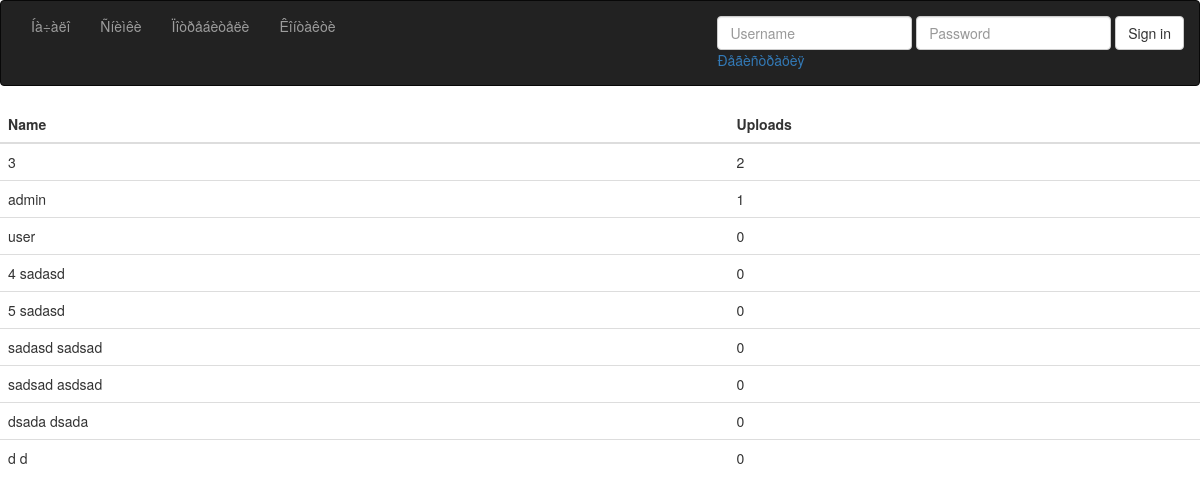
/users/index, run on the app's committed database.
### tables this page shows
CREATE TABLE `users` (
  `id` int(11) unsigned NOT NULL AUTO_INCREMENT,
  `username` varchar(50) DEFAULT NULL,
  `password` varchar(32) DEFAULT NULL,
  `date_created` datetime DEFAULT NULL,
  `date_updated` datetime DEFAULT NULL,
  `deleted` tinyint(1) DEFAULT '0',
  `admin` tinyint(1) DEFAULT '0',
  `first_name` varchar(255) DEFAULT NULL,
  `last_name` varchar(255) DEFAULT NULL,
  `phone` varchar(255) DEFAULT NULL,
  `email` varchar(255) DEFAULT NULL,
  `address` varchar(255) DEFAULT NULL,
  `city` varchar(255) DEFAULT NULL,
  `state` varchar(255) DEFAULT NULL,
  `number_of_posts` int(11) NOT NULL DEFAULT '0',
  PRIMARY KEY (`id`),
  UNIQUE KEY `username` (`username`) USING BTREE
);

### app/core/Controller.php (called while the page is built, shortened)
<?php
Class BaseController{
	public function model($name){
		return new $model();
	}
	public function view($name, $data = array()){
		require_once '../app/views/' . $name . '.php';
	}
}

### app/controllers/users.php (called while the page is built, shortened)
<?php
Class users extends BaseController {
    public function index($params = '') {
        $user = $this->model('users');
        $data['vars']['count'] = $user->count('*', array( 'deleted=0' ));
        if (!empty($params) and $params > 0)  $start = $params * 10 - 10;
        else $start = 0;
        if ($data['vars']['count'] % 10 > 0) $limit = intval($data['vars']['count'] / 10) + 1;
        else $limit = $data['vars']['count'] % 10;
        $data['res'] = $user->selectAll('*', array( 'deleted=0' ), array( 'number_of_posts desc' ), 10, $start);
        $data['vars']['page'] = $params;
        $data['vars']['limit'] = $limit;
        $this->view('users/index', $data);
    }
}

### app/core/App.php (called while the page is built, shortened)
<?php
Class App{
	protected $method = 'index';
	public function __construct(){
		$url = $this->prepareURL();
		if(file_exists('../app/controllers/'.$url[0].'.php')){
			unset($url[0]);
		}
		$this->controller = new $this->controller;
		if(isset($url[1])){
			if(method_exists($this->controller, $url[1])){
				$this->method = $url[1];
				unset($url[1]);
			}
		}
		$this->params = $url ? array_values($url) : array();
		call_user_func_array(array($this->controller, $this->method), $this->params);
	}
	public function prepareURL(){
		if(isset($_GET['route'])){
			return explode('/', filter_var(rtrim($_GET['route'], '/'), FILTER_SANITIZE_URL));
		}
	}
}

### www/index.php (called while the page is built, shortened)
<?php
require_once '../app/core/App.php';
require_once '../app/core/Controller.php';
require_once '../app/core/Model.php';
$app = new App();

### app/core/Model.php (called while the page is built, shortened)
<?php
class BaseModel {
    private $db;
	public function __construct(){
		$this->dsn =  "mysql:dbname=".DBNAME.";host=".DBHOST;
		$this->username = DBUSER;
		$this->password = DBPASS;
	}
    public function conn() {
        if (!$this->db instanceof PDO) {
            $this->db
                    = new PDO($this->dsn, $this->username, $this->password, array(PDO::MYSQL_ATTR_INIT_COMMAND => "SET NAMES utf8"));
            $this->db->setAttribute(PDO::ATTR_ERRMODE, PDO::ERRMODE_EXCEPTION);
            $this->db->setAttribute(PDO::ATTR_EMULATE_PREPARES, TRUE);
        }
    }
    public function selectAll($columns = '*', $where = NULL, $orderby = NULL, $limit = NULL, $start = NULL, $params = NULL
    ) {
        try {
            $columns = is_array($columns) ? implode(",", $columns) : $columns;
            $where = is_null($where) ? '' : " where " . implode(" and ", $where);
            $orderby = is_null($orderby) ? '' : " order by " . implode(', ', $orderby);
            $limit = is_numeric($limit) ? " limit " . (is_numeric($start) ? "$start, " : " ") . $limit : "";
            $sql = "SELECT $columns FROM " . $this->table . " $where $orderby $limit";
            $stmt = $this->db->prepare($sql);
            $stmt->execute($params);
            $rows = $stmt->fetchAll(PDO::FETCH_ASSOC);
            return $rows;
        } catch (Exception $err) {
            throw $err;
        }
        return TRUE;
    }
}

### app/views/users/index.php (the view, shortened to what this page needs)
<?php include_once('../app/views/header.php'); ?>
<table class="table table-hover">
    <thead>
        <tr>
            <th>Name</th>
            <th>Uploads</th>
        </tr>
    </thead>
    <tbody>
        <?php foreach ($data['res'] as $k => $v) : ?>
            <tr>
                <td><span><?php echo $v['first_name'] ?> <?php echo $v['last_name']; ?></span></td>
                <td><?php echo $v['number_of_posts'] ?></td>
            </tr>
        <?php endforeach; ?>
    </tbody>
</table>

### data on the page
users: first_name "3", number_of_posts "2"
users: first_name "admin", number_of_posts "1"
users: first_name "user", number_of_posts "0"
users: first_name "4", last_name "sadasd", number_of_posts "0"
users: first_name "5", last_name "sadasd", number_of_posts "0"
users: first_name "sadasd", last_name "sadsad", number_of_posts "0"
users: first_name "sadsad", last_name "asdsad", number_of_posts "0"
users: first_name "dsada", last_name "dsada", number_of_posts "0"
users: first_name "d", last_name "d", number_of_posts "0"
